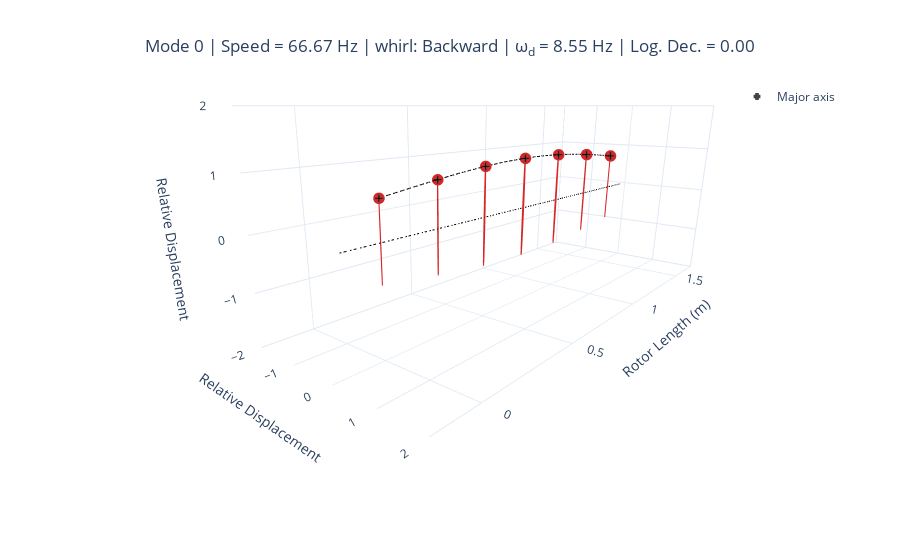
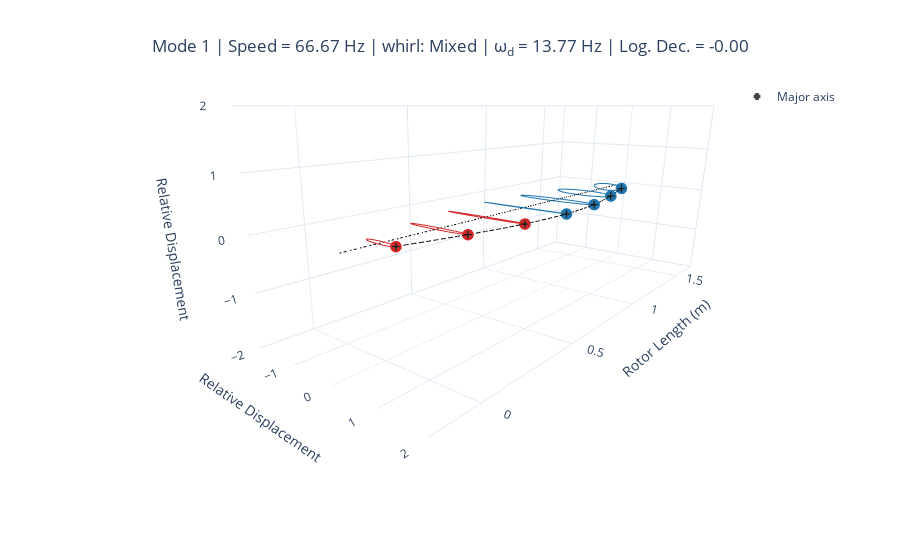
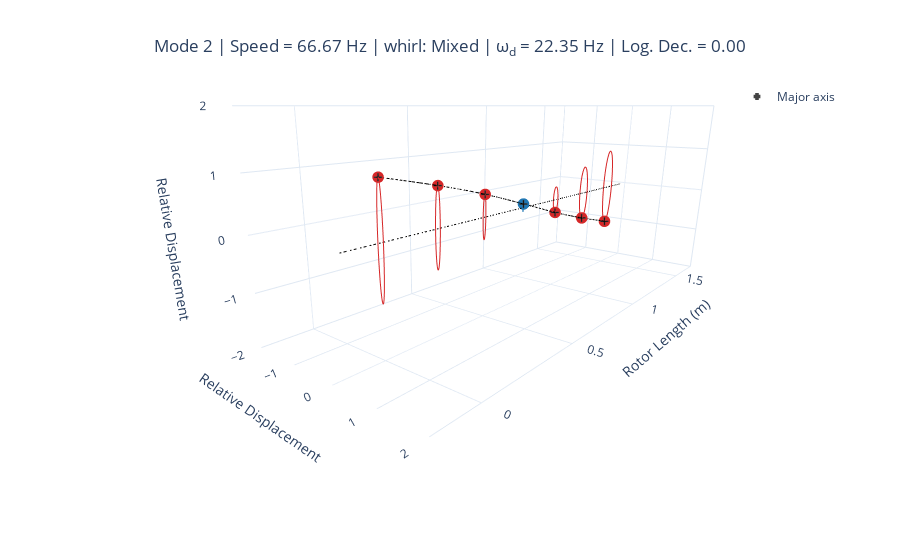
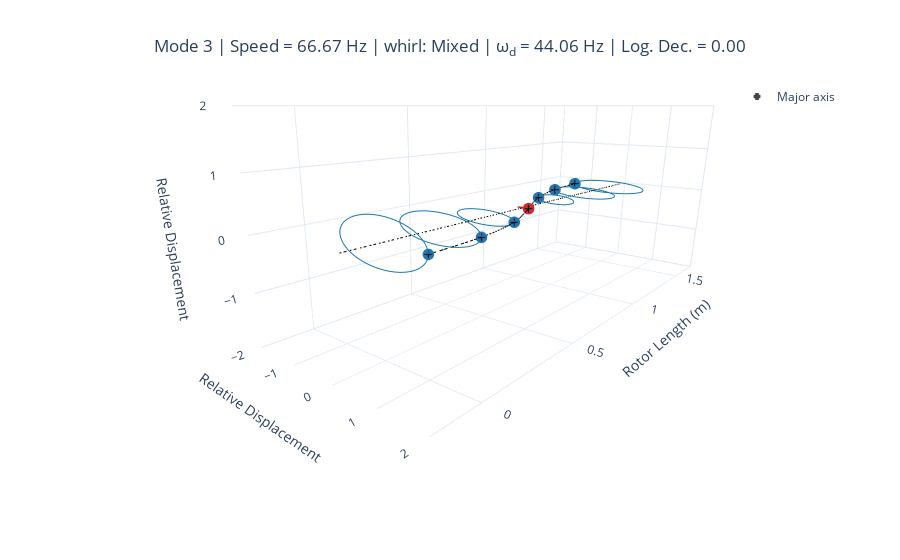

Write notebook code for charts like these, in order.
### Code cell
for mode in range(7):
    display(modal.plot_mode_3d(mode, frequency_units="Hz"))
